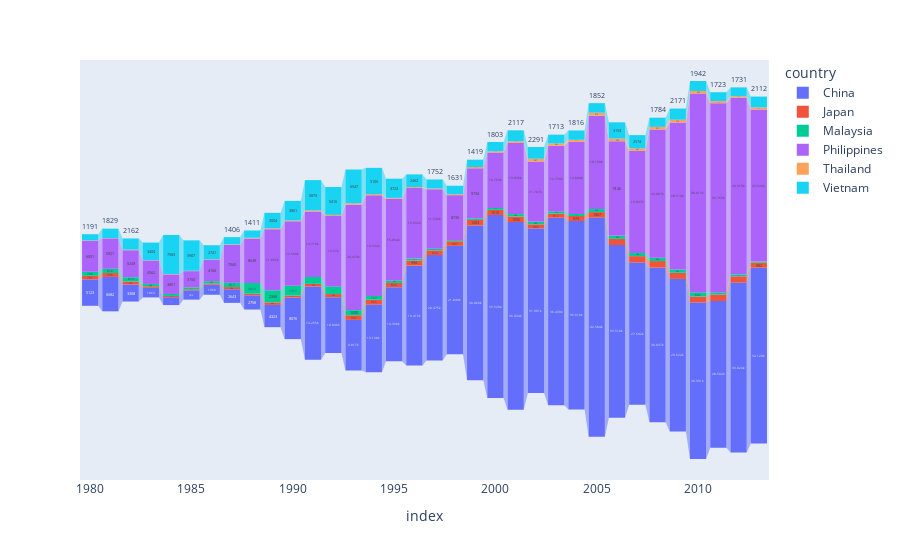

Notebook code cell kept with this figure:
### Code cell
px.funnel(countrydf, countrydf.index, countrydf.columns)

### Figure 1 — Plotly figure (JSON) as saved in the notebook; plotly's stock layout.template omitted (floating-point values rounded to 4 significant figures)
{"data": [{"hovertemplate": "country=China<br>index=%{x}<br>value=%{y}<extra></extra>", "legendgroup": "China", "marker": {"color": "#636efa"}, "name": "China", "orientation": "v", "showlegend": true, "type": "funnel", "x": [1980, 1981, 1982, 1983, 1984, 1985, 1986, 1987, 1988, 1989, 1990, 1991, 1992, 1993, 1994, 1995, 1996, 1997, 1998, 1999, 2000, 2001, 2002, 2003, 2004, 2005, 2006, 2007, 2008, 2009, 2010, 2011, 2012, 2013], "xaxis": "x", "y": [5123, 6682, 3308, 1863, 1527, 1816, 1960, 2643, 2758, 4323, 8076, 14255, 10846, 9817, 13128, 14398, 19415, 20475, 21049, 30069, 35529, 36434, 31961, 36439, 36619, 42584, 33518, 27642, 30037, 29622, 30391, 28502, 33024, 34129], "yaxis": "y"}, {"hovertemplate": "country=Japan<br>index=%{x}<br>value=%{y}<extra></extra>", "legendgroup": "Japan", "marker": {"color": "#EF553B"}, "name": "Japan", "orientation": "v", "showlegend": true, "type": "funnel", "x": [1980, 1981, 1982, 1983, 1984, 1985, 1986, 1987, 1988, 1989, 1990, 1991, 1992, 1993, 1994, 1995, 1996, 1997, 1998, 1999, 2000, 2001, 2002, 2003, 2004, 2005, 2006, 2007, 2008, 2009, 2010, 2011, 2012, 2013], "xaxis": "x", "y": [701, 756, 598, 309, 246, 198, 248, 422, 324, 494, 379, 506, 605, 907, 956, 826, 994, 924, 897, 1083, 1010, 1092, 806, 817, 973, 1067, 1212, 1250, 1284, 1194, 1168, 1265, 1214, 982], "yaxis": "y"}, {"hovertemplate": "country=Malaysia<br>index=%{x}<br>value=%{y}<extra></extra>", "legendgroup": "Malaysia", "marker": {"color": "#00cc96"}, "name": "Malaysia", "orientation": "v", "showlegend": true, "type": "funnel", "x": [1980, 1981, 1982, 1983, 1984, 1985, 1986, 1987, 1988, 1989, 1990, 1991, 1992, 1993, 1994, 1995, 1996, 1997, 1998, 1999, 2000, 2001, 2002, 2003, 2004, 2005, 2006, 2007, 2008, 2009, 2010, 2011, 2012, 2013], "xaxis": "x", "y": [786, 816, 813, 448, 384, 374, 425, 817, 2072, 2346, 1917, 1338, 1486, 1000, 727, 490, 382, 319, 214, 299, 360, 460, 480, 419, 401, 593, 580, 600, 658, 640, 802, 409, 358, 204], "yaxis": "y"}, {"hovertemplate": "country=Philippines<br>index=%{x}<br>value=%{y}<extra></extra>", "legendgroup": "Philippines", "marker": {"color": "#ab63fa"}, "name": "Philippines", "orientation": "v", "showlegend": true, "type": "funnel", "x": [1980, 1981, 1982, 1983, 1984, 1985, 1986, 1987, 1988, 1989, 1990, 1991, 1992, 1993, 1994, 1995, 1996, 1997, 1998, 1999, 2000, 2001, 2002, 2003, 2004, 2005, 2006, 2007, 2008, 2009, 2010, 2011, 2012, 2013], "xaxis": "x", "y": [6051, 5921, 5249, 4562, 3801, 3150, 4166, 7360, 8639, 11865, 12509, 12718, 13670, 20479, 19532, 15864, 13692, 11549, 8735, 9734, 10763, 13836, 11707, 12758, 14004, 18139, 18400, 19837, 24887, 28573, 38617, 36765, 34315, 29544], "yaxis": "y"}, {"hovertemplate": "country=Thailand<br>index=%{x}<br>value=%{y}<extra></extra>", "legendgroup": "Thailand", "marker": {"color": "#FFA15A"}, "name": "Thailand", "orientation": "v", "showlegend": true, "type": "funnel", "x": [1980, 1981, 1982, 1983, 1984, 1985, 1986, 1987, 1988, 1989, 1990, 1991, 1992, 1993, 1994, 1995, 1996, 1997, 1998, 1999, 2000, 2001, 2002, 2003, 2004, 2005, 2006, 2007, 2008, 2009, 2010, 2011, 2012, 2013], "xaxis": "x", "y": [56, 53, 113, 65, 82, 66, 78, 117, 147, 177, 171, 219, 219, 279, 237, 172, 195, 152, 201, 246, 258, 309, 547, 439, 392, 575, 500, 487, 519, 512, 499, 396, 296, 400], "yaxis": "y"}, {"hovertemplate": "country=Vietnam<br>index=%{x}<br>value=%{y}<extra></extra>", "legendgroup": "Vietnam", "marker": {"color": "#19d3f3"}, "name": "Vietnam", "orientation": "v", "showlegend": true, "type": "funnel", "x": [1980, 1981, 1982, 1983, 1984, 1985, 1986, 1987, 1988, 1989, 1990, 1991, 1992, 1993, 1994, 1995, 1996, 1997, 1998, 1999, 2000, 2001, 2002, 2003, 2004, 2005, 2006, 2007, 2008, 2009, 2010, 2011, 2012, 2013], "xaxis": "x", "y": [1191, 1829, 2162, 3404, 7583, 5907, 2741, 1406, 1411, 3004, 3801, 5870, 5416, 6547, 5105, 3723, 2462, 1752, 1631, 1419, 1803, 2117, 2291, 1713, 1816, 1852, 3153, 2574, 1784, 2171, 1942, 1723, 1731, 2112], "yaxis": "y"}], "layout": {"legend": {"title": {"text": "country"}, "tracegroupgap": 0}, "margin": {"t": 60}, "xaxis": {"anchor": "y", "domain": [0, 1], "title": {"text": "index"}}, "yaxis": {"anchor": "x", "domain": [0, 1], "title": {"text": "value"}}}}
